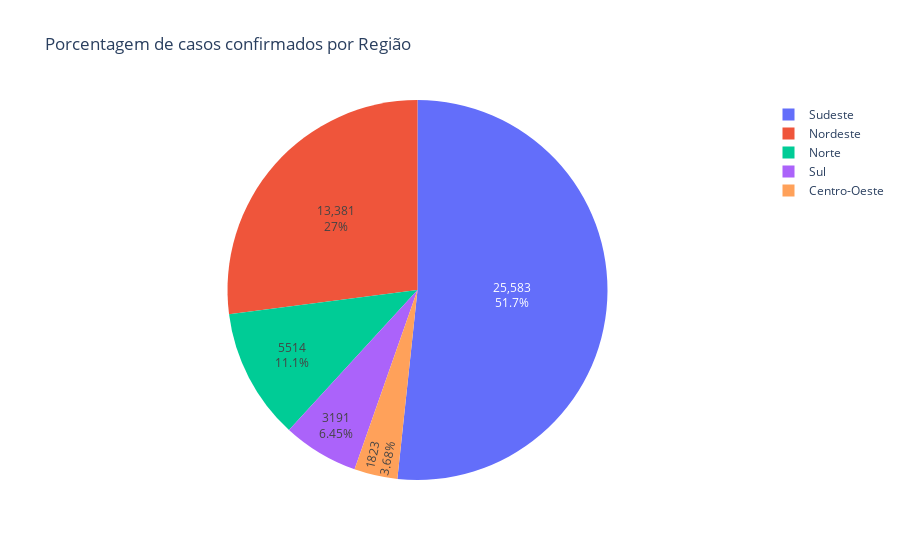

The cell this chart's notebook holds for it:
### Code cell
trace = go.Pie(labels = list(dados.regiao),
               values = list(dados.casosNovos),
               textinfo='percent+value'
              )

# Armazenando gráfico em uma lista:
casos = [trace]

# Criando Layout:
layout = go.Layout(title='Porcentagem de casos confirmados por Região')

# Criando figura que será exibida:
fig3 = go.Figure(data=casos, layout=layout)

py.iplot(fig3)
plotly.offline.plot(fig3, filename='HTML/PercentualAcumuladoRegiaoDia.html', auto_open=False)

### Figure 1 — Plotly figure (JSON) as saved in the notebook; plotly's stock layout.template omitted (floating-point values rounded to 4 significant figures; data arrays with more than 128 entries replaced by an {"elided": "..."} marker saying what was removed)
{"data": [{"labels": {"elided": "2295 str values"}, "textinfo": "percent+value", "type": "pie", "values": {"elided": "2295 int values"}}], "layout": {"title": {"text": "Porcentagem de casos confirmados por Região"}}}
